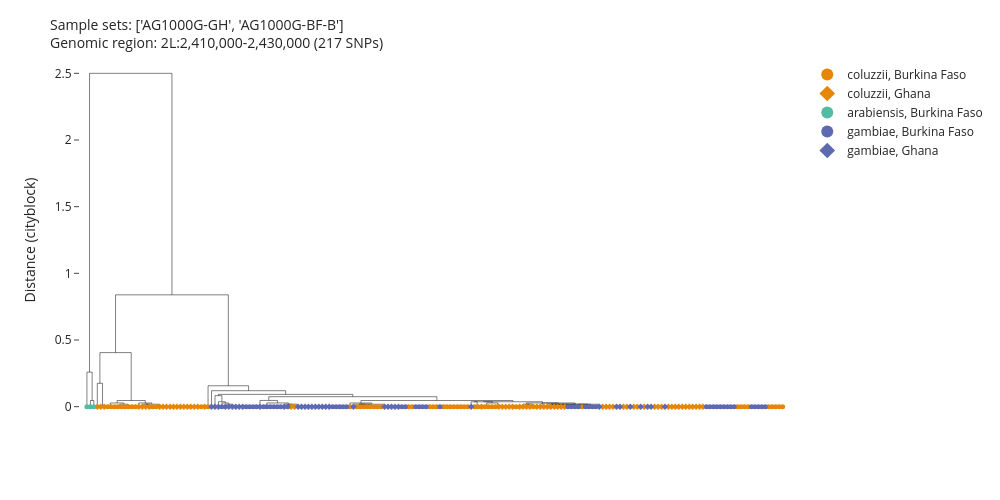

Notebook code cell kept with this figure:
### Markdown cell above
## `plot_diplotype_clustering`

Clusters samples by genotype similarity over a region and plots the resulting dendrogram. Key parameters:

- **`region`**: genome region to cluster over (contig, `"contig:start-end"`, or a gene/transcript ID). Smaller regions run faster and give a more locus-specific tree; whole-chromosome regions are much slower.
- **`sample_sets`** / **`sample_query`**: which samples to include - either named sample sets/releases, or a pandas query string against sample metadata (e.g. `"taxon == 'arabiensis'"`) to select a specific subset.
- **`cohort_size`**: if set, randomly down-samples to this many samples (raises an error if fewer are available) - useful to keep large cohorts tractable.
- **`site_mask`**: which site-filter mask to apply before clustering (e.g. `"gamb_colu"`, `"gamb_colu_arab"`, or `None` for no masking) - changes which SNPs are considered reliable enough to use.
- **`color`** / **`symbol`**: a metadata column name (or a `{label: query}` mapping to define custom groups) used to colour/symbol-code the leaves - lets you visually check whether clusters correspond to known groupings like taxon or country.
- **`linkage_method`** (`'single'`, `'complete'`, `'average'`, `'weighted'`, `'centroid'`, `'median'`, `'ward'`) and **`distance_metric`** (`'cityblock'`, `'euclidean'`, `'sqeuclidean'`): control how the hierarchical clustering itself is computed - changing these can noticeably reshape the tree topology.
- **`count_sort`** / **`distance_sort`**: control the left-right ordering of dendrogram branches (by descendant count or by distance) - purely cosmetic, doesn't change the clustering itself.
- **`render_mode`** (`'svg'` vs `'webgl'`): rendering backend - `webgl` is faster for very large trees.

### Code cell
ag3.plot_diplotype_clustering(
    region="2L:2,410,000-2,430,000",
    sample_sets=["AG1000G-GH", "AG1000G-BF-B"],
    site_mask="gamb_colu",
    color="taxon",
    symbol="country",
    linkage_method="complete",
    distance_metric="cityblock",
    width=1000,
    height=500,
    count_sort=True,
    distance_sort=False,
)

### Figure 1 — Plotly figure (JSON) as saved in the notebook; plotly's stock layout.template omitted (floating-point values rounded to 4 significant figures; data arrays with more than 128 entries replaced by an {"elided": "..."} marker saying what was removed)
{"data": [{"hovertemplate": "x=%{x}<br>y=%{y}<extra></extra>", "legendgroup": "", "line": {"color": "black", "dash": "solid", "width": 0.5}, "marker": {"size": 5, "symbol": "circle"}, "mode": "lines", "name": "", "orientation": "v", "showlegend": false, "type": "scatter", "x": {"elided": "1005 float values"}, "xaxis": "x", "y": {"elided": "1005 float values"}, "yaxis": "y"}, {"customdata": {"elided": "53x11 mixed values"}, "hovertemplate": "<b>%{hovertext}</b><br><br>taxon=%{customdata[3]}<br>country=%{customdata[4]}<br>x=%{x}<br>y=%{y}<br>sample_id=%{customdata[0]}<br>partner_sample_id=%{customdata[1]}<br>sample_set=%{customdata[2]}<br>admin1_iso=%{customdata[5]}<br>admin1_name=%{customdata[6]}<br>admin2_name=%{customdata[7]}<br>location=%{customdata[8]}<br>year=%{customdata[9]}<br>month=%{customdata[10]}<extra></extra>", "hovertext": ["AB0367-C", "AB0326-C", "AB0403-C", "AB0329-C", "AB0362-C", "AB0505-C", "AB0366-C", "AB0327-C", "AB0338-C", "AB0334-C", "AB0339-C", "AB0360-C", "AB0408-C", "AB0332-C", "AB0398-C", "AB0340-C", "AB0361-C", "AB0508-C", "AB0399-C", "AB0364-C", "AB0368-C", "AB0369-C", "AB0523-C", "AB0510-C", "AB0410-C", "AB0409-C", "AB0400-C", "AB0372-C", "AB0365-C", "AB0358-C", "AB0356-C", "AB0354-C", "AB0352-C", "AB0337-C", "AB0351-C", "AB0331-C", "AB0357-C", "AB0370-C", "AB0371-C", "AB0348-C", "AB0359-C", "AB0396-C", "AB0509-C", "AB0503-C", "AB0413-C", "AB0411-C", "AB0404-C", "AB0397-C", "AB0363-C", "AB0355-C", "AB0341-C", "AB0328-C", "AB0330-C"], "legendgroup": "coluzzii, Burkina Faso", "line": {"color": "black", "width": 0.5}, "marker": {"color": "rgb(229, 134, 6)", "size": 5, "symbol": "circle"}, "mode": "markers", "name": "coluzzii, Burkina Faso", "orientation": "v", "showlegend": true, "type": "scatter", "x": [6, 7, 8, 9, 10, 11, 12, 13, 14, 19, 20, 33, 35, 76, 78, 79, 80, 81, 82, 83, 84, 85, 93, 94, 99, 100, 101, 103, 104, 105, 106, 107, 108, 109, 110, 112, 113, 115, 116, 117, 118, 124, 129, 143, 188, 189, 190, 191, 197, 198, 199, 200, 201], "xaxis": "x", "y": [0, 0, 0, 0, 0, 0, 0, 0, 0, 0, 0, 0, 0, 0, 0, 0, 0, 0, 0, 0, 0, 0, 0, 0, 0, 0, 0, 0, 0, 0, 0, 0, 0, 0, 0, 0, 0, 0, 0, 0, 0, 0, 0, 0, 0, 0, 0, 0, 0, 0, 0, 0, 0], "yaxis": "y"}, {"customdata": {"elided": "64x11 mixed values"}, "hovertemplate": "<b>%{hovertext}</b><br><br>taxon=%{customdata[3]}<br>country=%{customdata[4]}<br>x=%{x}<br>y=%{y}<br>sample_id=%{customdata[0]}<br>partner_sample_id=%{customdata[1]}<br>sample_set=%{customdata[2]}<br>admin1_iso=%{customdata[5]}<br>admin1_name=%{customdata[6]}<br>admin2_name=%{customdata[7]}<br>location=%{customdata[8]}<br>year=%{customdata[9]}<br>month=%{customdata[10]}<extra></extra>", "hovertext": ["AA0107-C", "AA0115-C", "AA0073-C", "AA0110-C", "AA0039-C", "AA0044-C", "AA0123-C", "AA0080-C", "AA0109-C", "AA0056-C", "AA0090-C", "AA0049-C", "AA0043-C", "AA0076-C", "AA0120-C", "AA0126-C", "AA0098-C", "AA0104-C", "AA0116-C", "AA0052-C", "AA0128-C", "AA0053-C", "AA0135-C", "AA0124-C", "AA0141-C", "AA0114-C", "AA0125-C", "AA0087-C", "AA0064-C", "AA0132-C", "AA0088-C", "AA0103-C", "AA0065-C", "AA0112-C", "AA0111-C", "AA0138-C", "AA0068-C", "AA0102-C", "AA0075-C", "AA0040-C", "AA0051-C", "AA0139-C", "AA0136-C", "AA0079-C", "AA0140-C", "AA0091-C", "AA0074-C", "AA0067-C", "AA0099-C", "AA0127-C", "AA0092-C", "AA0097-C", "AA0054-C", "AA0042-C", "AA0041-C", "AA0113-C", "AA0101-C", "AA0089-C", "AA0066-C", "AA0055-C", "AA0077-C", "AA0100-C", "AA0063-C", "AA0134-C"], "legendgroup": "coluzzii, Ghana", "line": {"color": "black", "width": 0.5}, "marker": {"color": "rgb(229, 134, 6)", "size": 5, "symbol": "diamond"}, "mode": "markers", "name": "coluzzii, Ghana", "orientation": "v", "showlegend": true, "type": "scatter", "x": [3, 4, 5, 15, 16, 17, 18, 21, 22, 23, 24, 25, 26, 27, 28, 29, 30, 31, 32, 34, 59, 60, 114, 119, 120, 121, 122, 123, 125, 126, 127, 128, 130, 131, 132, 133, 134, 135, 136, 137, 138, 149, 150, 151, 152, 155, 156, 158, 159, 161, 164, 165, 166, 168, 169, 170, 171, 172, 173, 174, 175, 176, 177, 178], "xaxis": "x", "y": [0, 0, 0, 0, 0, 0, 0, 0, 0, 0, 0, 0, 0, 0, 0, 0, 0, 0, 0, 0, 0, 0, 0, 0, 0, 0, 0, 0, 0, 0, 0, 0, 0, 0, 0, 0, 0, 0, 0, 0, 0, 0, 0, 0, 0, 0, 0, 0, 0, 0, 0, 0, 0, 0, 0, 0, 0, 0, 0, 0, 0, 0, 0, 0], "yaxis": "y"}, {"customdata": [["AB0457-C", "BF17-34", "AG1000G-BF-B", "arabiensis", "Burkina Faso", "BF-09", "Hauts-Bassins", "Houet", "Pala", 2014, 7], ["AB0333-C", "BF18-11", "AG1000G-BF-B", "arabiensis", "Burkina Faso", "BF-09", "Hauts-Bassins", "Houet", "Bana", 2014, 7], ["AB0502-C", "BF17-15", "AG1000G-BF-B", "arabiensis", "Burkina Faso", "BF-09", "Hauts-Bassins", "Houet", "Pala", 2014, 7]], "hovertemplate": "<b>%{hovertext}</b><br><br>taxon=%{customdata[3]}<br>country=%{customdata[4]}<br>x=%{x}<br>y=%{y}<br>sample_id=%{customdata[0]}<br>partner_sample_id=%{customdata[1]}<br>sample_set=%{customdata[2]}<br>admin1_iso=%{customdata[5]}<br>admin1_name=%{customdata[6]}<br>admin2_name=%{customdata[7]}<br>location=%{customdata[8]}<br>year=%{customdata[9]}<br>month=%{customdata[10]}<extra></extra>", "hovertext": ["AB0457-C", "AB0333-C", "AB0502-C"], "legendgroup": "arabiensis, Burkina Faso", "line": {"color": "black", "width": 0.5}, "marker": {"color": "rgb(82, 188, 163)", "size": 5, "symbol": "circle"}, "mode": "markers", "name": "arabiensis, Burkina Faso", "orientation": "v", "showlegend": true, "type": "scatter", "x": [0, 1, 2], "xaxis": "x", "y": [0, 0, 0], "yaxis": "y"}, {"customdata": {"elided": "46x11 mixed values"}, "hovertemplate": "<b>%{hovertext}</b><br><br>taxon=%{customdata[3]}<br>country=%{customdata[4]}<br>x=%{x}<br>y=%{y}<br>sample_id=%{customdata[0]}<br>partner_sample_id=%{customdata[1]}<br>sample_set=%{customdata[2]}<br>admin1_iso=%{customdata[5]}<br>admin1_name=%{customdata[6]}<br>admin2_name=%{customdata[7]}<br>location=%{customdata[8]}<br>year=%{customdata[9]}<br>month=%{customdata[10]}<extra></extra>", "hovertext": ["AB0440-C", "AB0468-C", "AB0439-C", "AB0375-C", "AB0432-C", "AB0433-C", "AB0504-C", "AB0471-C", "AB0460-C", "AB0435-C", "AB0458-C", "AB0533-C", "AB0536-C", "AB0532-C", "AB0525-C", "AB0436-C", "AB0463-C", "AB0531-C", "AB0528-C", "AB0473-C", "AB0472-C", "AB0470-C", "AB0466-C", "AB0374-C", "AB0526-C", "AB0381-C", "AB0524-C", "AB0517-C", "AB0459-C", "AB0467-C", "AB0469-C", "AB0378-C", "AB0538-C", "AB0537-C", "AB0530-C", "AB0529-C", "AB0527-C", "AB0477-C", "AB0474-C", "AB0465-C", "AB0462-C", "AB0389-C", "AB0388-C", "AB0386-C", "AB0379-C", "AB0373-C"], "legendgroup": "gambiae, Burkina Faso", "line": {"color": "black", "width": 0.5}, "marker": {"color": "rgb(93, 105, 177)", "size": 5, "symbol": "circle"}, "mode": "markers", "name": "gambiae, Burkina Faso", "orientation": "v", "showlegend": true, "type": "scatter", "x": [39, 46, 47, 48, 49, 51, 52, 53, 54, 55, 56, 58, 71, 72, 73, 74, 75, 91, 92, 95, 96, 97, 98, 102, 139, 140, 141, 142, 144, 145, 146, 147, 179, 180, 181, 182, 183, 184, 185, 186, 187, 192, 193, 194, 195, 196], "xaxis": "x", "y": [0, 0, 0, 0, 0, 0, 0, 0, 0, 0, 0, 0, 0, 0, 0, 0, 0, 0, 0, 0, 0, 0, 0, 0, 0, 0, 0, 0, 0, 0, 0, 0, 0, 0, 0, 0, 0, 0, 0, 0, 0, 0, 0, 0, 0, 0], "yaxis": "y"}, {"customdata": {"elided": "36x11 mixed values"}, "hovertemplate": "<b>%{hovertext}</b><br><br>taxon=%{customdata[3]}<br>country=%{customdata[4]}<br>x=%{x}<br>y=%{y}<br>sample_id=%{customdata[0]}<br>partner_sample_id=%{customdata[1]}<br>sample_set=%{customdata[2]}<br>admin1_iso=%{customdata[5]}<br>admin1_name=%{customdata[6]}<br>admin2_name=%{customdata[7]}<br>location=%{customdata[8]}<br>year=%{customdata[9]}<br>month=%{customdata[10]}<extra></extra>", "hovertext": ["AA0108-C", "AA0071-C", "AA0086-C", "AA0058-C", "AA0094-C", "AA0131-C", "AA0095-C", "AA0118-C", "AA0050-C", "AA0060-C", "AA0105-C", "AA0057-C", "AA0062-C", "AA0130-C", "AA0096-C", "AA0069-C", "AA0129-C", "AA0070-C", "AA0119-C", "AA0106-C", "AA0059-C", "AA0117-C", "AA0045-C", "AA0137-C", "AA0081-C", "AA0061-C", "AA0084-C", "AA0085-C", "AA0072-C", "AA0122-C", "AA0082-C", "AA0048-C", "AA0133-C", "AA0046-C", "AA0047-C", "AA0093-C"], "legendgroup": "gambiae, Ghana", "line": {"color": "black", "width": 0.5}, "marker": {"color": "rgb(93, 105, 177)", "size": 5, "symbol": "diamond"}, "mode": "markers", "name": "gambiae, Ghana", "orientation": "v", "showlegend": true, "type": "scatter", "x": [36, 37, 38, 40, 41, 42, 43, 44, 45, 50, 57, 61, 62, 63, 64, 65, 66, 67, 68, 69, 70, 77, 86, 87, 88, 89, 90, 111, 148, 153, 154, 157, 160, 162, 163, 167], "xaxis": "x", "y": [0, 0, 0, 0, 0, 0, 0, 0, 0, 0, 0, 0, 0, 0, 0, 0, 0, 0, 0, 0, 0, 0, 0, 0, 0, 0, 0, 0, 0, 0, 0, 0, 0, 0, 0, 0], "yaxis": "y"}], "layout": {"autosize": true, "height": 500, "hovermode": "closest", "legend": {"itemsizing": "constant", "tracegroupgap": 0}, "margin": {"t": 60}, "showlegend": true, "title": {"font": {"size": 14}, "text": "Sample sets: ['AG1000G-GH', 'AG1000G-BF-B']<br>Genomic region: 2L:2,410,000-2,430,000 (217 SNPs)"}, "width": 1000, "xaxis": {"anchor": "y", "domain": [0.0, 1.0], "mirror": false, "range": [-2, 204], "showgrid": false, "showline": false, "showticklabels": false, "ticks": "", "title": {}}, "yaxis": {"anchor": "x", "domain": [0.0, 1.0], "mirror": false, "range": [-0.1, 2.6], "showgrid": false, "showline": false, "showticklabels": true, "ticks": "outside", "title": {"text": "Distance (cityblock)"}}}}
